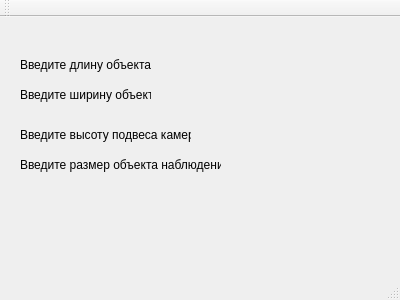
<?xml version="1.0" encoding="UTF-8"?>
<ui version="4.0">
 <class>MainWindow</class>
 <widget class="QMainWindow" name="MainWindow">
  <property name="geometry">
   <rect>
    <x>0</x>
    <y>0</y>
    <width>400</width>
    <height>300</height>
   </rect>
  </property>
  <property name="windowTitle">
   <string>MainWindow</string>
  </property>
  <widget class="QWidget" name="centralWidget">
   <widget class="QLabel" name="label">
    <property name="geometry">
     <rect>
      <x>20</x>
      <y>40</y>
      <width>141</width>
      <height>16</height>
     </rect>
    </property>
    <property name="text">
     <string>Введите длину объекта</string>
    </property>
   </widget>
   <widget class="QLabel" name="label_2">
    <property name="geometry">
     <rect>
      <x>20</x>
      <y>70</y>
      <width>131</width>
      <height>16</height>
     </rect>
    </property>
    <property name="text">
     <string>Введите ширину объекта</string>
    </property>
   </widget>
   <widget class="QLabel" name="label_3">
    <property name="geometry">
     <rect>
      <x>20</x>
      <y>110</y>
      <width>171</width>
      <height>16</height>
     </rect>
    </property>
    <property name="text">
     <string>Введите высоту подвеса камеры</string>
    </property>
   </widget>
   <widget class="QLabel" name="label_4">
    <property name="geometry">
     <rect>
      <x>20</x>
      <y>140</y>
      <width>201</width>
      <height>16</height>
     </rect>
    </property>
    <property name="text">
     <string>Введите размер объекта наблюдения</string>
    </property>
   </widget>
  </widget>
  <widget class="QMenuBar" name="menuBar">
   <property name="geometry">
    <rect>
     <x>0</x>
     <y>0</y>
     <width>400</width>
     <height>21</height>
    </rect>
   </property>
  </widget>
  <widget class="QToolBar" name="mainToolBar">
   <attribute name="toolBarArea">
    <enum>TopToolBarArea</enum>
   </attribute>
   <attribute name="toolBarBreak">
    <bool>false</bool>
   </attribute>
  </widget>
  <widget class="QStatusBar" name="statusBar"/>
 </widget>
 <layoutdefault spacing="6" margin="11"/>
 <resources/>
 <connections/>
</ui>
